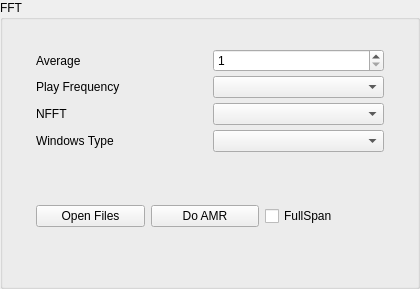
<?xml version="1.0" encoding="UTF-8"?>
<ui version="4.0">
 <class>FFTGroupBox</class>
 <widget class="QGroupBox" name="FFTGroupBox">
  <property name="geometry">
   <rect>
    <x>0</x>
    <y>0</y>
    <width>420</width>
    <height>285</height>
   </rect>
  </property>
  <property name="sizePolicy">
   <sizepolicy hsizetype="Minimum" vsizetype="Maximum">
    <horstretch>0</horstretch>
    <verstretch>0</verstretch>
   </sizepolicy>
  </property>
  <property name="minimumSize">
   <size>
    <width>370</width>
    <height>210</height>
   </size>
  </property>
  <property name="windowTitle">
   <string>Form</string>
  </property>
  <property name="title">
   <string>FFT</string>
  </property>
  <layout class="QHBoxLayout" name="horizontalLayout_2">
   <property name="sizeConstraint">
    <enum>QLayout::SetMinAndMaxSize</enum>
   </property>
   <item>
    <spacer name="horizontalSpacer_4">
     <property name="orientation">
      <enum>Qt::Horizontal</enum>
     </property>
     <property name="sizeHint" stdset="0">
      <size>
       <width>73</width>
       <height>20</height>
      </size>
     </property>
    </spacer>
   </item>
   <item>
    <widget class="QWidget" name="widget_2" native="true">
     <layout class="QVBoxLayout" name="verticalLayout_5">
      <item>
       <widget class="QWidget" name="comboBoxesWidget" native="true">
        <property name="sizePolicy">
         <sizepolicy hsizetype="Maximum" vsizetype="Maximum">
          <horstretch>0</horstretch>
          <verstretch>0</verstretch>
         </sizepolicy>
        </property>
        <property name="minimumSize">
         <size>
          <width>366</width>
          <height>120</height>
         </size>
        </property>
        <property name="maximumSize">
         <size>
          <width>16777215</width>
          <height>16777215</height>
         </size>
        </property>
        <layout class="QGridLayout" name="gridLayout_3">
         <item row="3" column="0">
          <widget class="QLabel" name="windowsTypeFixedLabel">
           <property name="minimumSize">
            <size>
             <width>151</width>
             <height>22</height>
            </size>
           </property>
           <property name="maximumSize">
            <size>
             <width>16777215</width>
             <height>16777215</height>
            </size>
           </property>
           <property name="text">
            <string>Windows Type</string>
           </property>
          </widget>
         </item>
         <item row="2" column="0">
          <widget class="QLabel" name="NFFTFixedLabel">
           <property name="minimumSize">
            <size>
             <width>151</width>
             <height>22</height>
            </size>
           </property>
           <property name="maximumSize">
            <size>
             <width>16777215</width>
             <height>16777215</height>
            </size>
           </property>
           <property name="text">
            <string>NFFT</string>
           </property>
          </widget>
         </item>
         <item row="0" column="0">
          <widget class="QLabel" name="averageFixedLabel">
           <property name="minimumSize">
            <size>
             <width>151</width>
             <height>23</height>
            </size>
           </property>
           <property name="maximumSize">
            <size>
             <width>16777215</width>
             <height>16777215</height>
            </size>
           </property>
           <property name="text">
            <string>Average</string>
           </property>
          </widget>
         </item>
         <item row="0" column="1">
          <widget class="QSpinBox" name="averageSpinBox">
           <property name="minimumSize">
            <size>
             <width>151</width>
             <height>23</height>
            </size>
           </property>
           <property name="maximumSize">
            <size>
             <width>16777215</width>
             <height>16777215</height>
            </size>
           </property>
           <property name="minimum">
            <number>1</number>
           </property>
           <property name="maximum">
            <number>1000</number>
           </property>
           <property name="singleStep">
            <number>5</number>
           </property>
          </widget>
         </item>
         <item row="1" column="1">
          <widget class="QComboBox" name="playFrequencyComboBox">
           <property name="sizePolicy">
            <sizepolicy hsizetype="Minimum" vsizetype="Fixed">
             <horstretch>0</horstretch>
             <verstretch>0</verstretch>
            </sizepolicy>
           </property>
           <property name="minimumSize">
            <size>
             <width>151</width>
             <height>22</height>
            </size>
           </property>
           <property name="maximumSize">
            <size>
             <width>16777215</width>
             <height>16777215</height>
            </size>
           </property>
           <property name="currentText">
            <string/>
           </property>
          </widget>
         </item>
         <item row="1" column="0">
          <widget class="QLabel" name="playFrequencyFixedLabel">
           <property name="minimumSize">
            <size>
             <width>151</width>
             <height>22</height>
            </size>
           </property>
           <property name="maximumSize">
            <size>
             <width>16777215</width>
             <height>16777215</height>
            </size>
           </property>
           <property name="text">
            <string>Play Frequency</string>
           </property>
          </widget>
         </item>
         <item row="3" column="1">
          <widget class="QComboBox" name="windowsTypeComboBox">
           <property name="sizePolicy">
            <sizepolicy hsizetype="Minimum" vsizetype="Fixed">
             <horstretch>0</horstretch>
             <verstretch>0</verstretch>
            </sizepolicy>
           </property>
           <property name="minimumSize">
            <size>
             <width>151</width>
             <height>22</height>
            </size>
           </property>
           <property name="maximumSize">
            <size>
             <width>16777215</width>
             <height>16777215</height>
            </size>
           </property>
          </widget>
         </item>
         <item row="2" column="1">
          <widget class="QComboBox" name="NFFTComboBox">
           <property name="sizePolicy">
            <sizepolicy hsizetype="Minimum" vsizetype="Fixed">
             <horstretch>0</horstretch>
             <verstretch>0</verstretch>
            </sizepolicy>
           </property>
           <property name="minimumSize">
            <size>
             <width>151</width>
             <height>22</height>
            </size>
           </property>
           <property name="maximumSize">
            <size>
             <width>16777215</width>
             <height>16777215</height>
            </size>
           </property>
          </widget>
         </item>
        </layout>
       </widget>
      </item>
      <item>
       <widget class="QWidget" name="otherButtonsWidget_2" native="true">
        <property name="sizePolicy">
         <sizepolicy hsizetype="Maximum" vsizetype="Maximum">
          <horstretch>0</horstretch>
          <verstretch>0</verstretch>
         </sizepolicy>
        </property>
        <property name="minimumSize">
         <size>
          <width>320</width>
          <height>100</height>
         </size>
        </property>
        <property name="maximumSize">
         <size>
          <width>16777215</width>
          <height>16777215</height>
         </size>
        </property>
        <layout class="QHBoxLayout" name="horizontalLayout">
         <property name="sizeConstraint">
          <enum>QLayout::SetDefaultConstraint</enum>
         </property>
         <item>
          <widget class="QPushButton" name="openFilesPushButton">
           <property name="sizePolicy">
            <sizepolicy hsizetype="Minimum" vsizetype="Fixed">
             <horstretch>0</horstretch>
             <verstretch>0</verstretch>
            </sizepolicy>
           </property>
           <property name="minimumSize">
            <size>
             <width>80</width>
             <height>21</height>
            </size>
           </property>
           <property name="maximumSize">
            <size>
             <width>16777215</width>
             <height>16777215</height>
            </size>
           </property>
           <property name="text">
            <string>Open Files</string>
           </property>
          </widget>
         </item>
         <item>
          <widget class="QPushButton" name="doAMRPushButton">
           <property name="sizePolicy">
            <sizepolicy hsizetype="Minimum" vsizetype="Fixed">
             <horstretch>0</horstretch>
             <verstretch>0</verstretch>
            </sizepolicy>
           </property>
           <property name="minimumSize">
            <size>
             <width>80</width>
             <height>21</height>
            </size>
           </property>
           <property name="maximumSize">
            <size>
             <width>16777215</width>
             <height>16777215</height>
            </size>
           </property>
           <property name="text">
            <string>Do AMR</string>
           </property>
          </widget>
         </item>
         <item>
          <widget class="QCheckBox" name="fullSpanPushButton">
           <property name="sizePolicy">
            <sizepolicy hsizetype="Maximum" vsizetype="Fixed">
             <horstretch>0</horstretch>
             <verstretch>0</verstretch>
            </sizepolicy>
           </property>
           <property name="minimumSize">
            <size>
             <width>65</width>
             <height>0</height>
            </size>
           </property>
           <property name="text">
            <string>FullSpan</string>
           </property>
           <property name="checkable">
            <bool>true</bool>
           </property>
           <property name="checked">
            <bool>false</bool>
           </property>
          </widget>
         </item>
        </layout>
       </widget>
      </item>
     </layout>
    </widget>
   </item>
   <item>
    <spacer name="horizontalSpacer_3">
     <property name="orientation">
      <enum>Qt::Horizontal</enum>
     </property>
     <property name="sizeHint" stdset="0">
      <size>
       <width>72</width>
       <height>20</height>
      </size>
     </property>
    </spacer>
   </item>
  </layout>
 </widget>
 <resources/>
 <connections/>
</ui>
